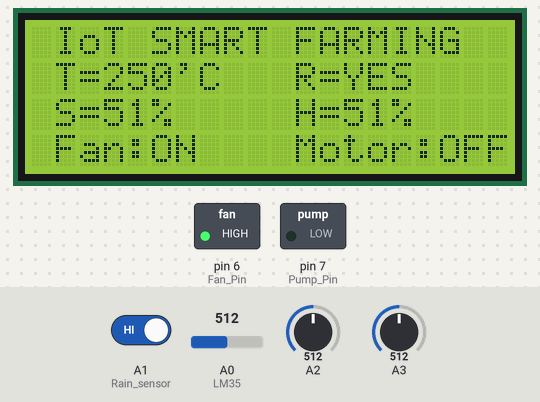
The sketch below on a simulated Arduino Uno, built with avr-gcc and run on an emulated ATmega328P. Shown: 20×4 character LCD, switched loads named in the sketch (green lamp = pin HIGH). Inputs (shaded band) come from the test bench; at power-on: A0 (LM35) = 512, A1 (Rain_sensor) HIGH, A2 = 512, A3 = 512.

Above: at 1.2 s.
1.3 s: A0 (LM35) set to 67
At 3.2 s:
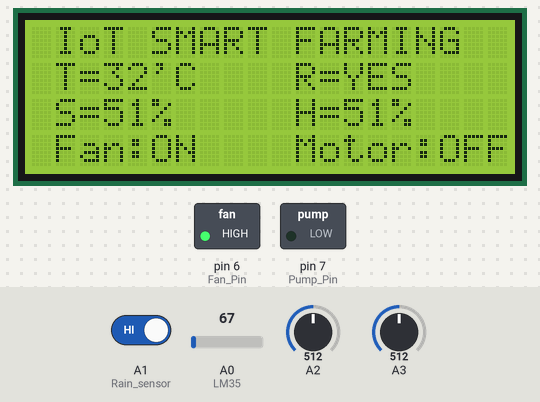
3.5 s: A0 (LM35) set to 60
At 4.4 s:
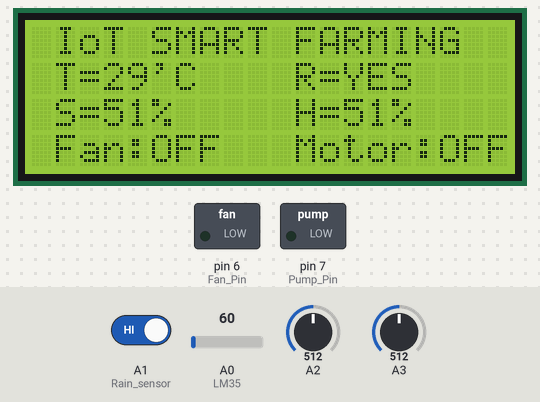
5.6 s: A1 (Rain_sensor) driven LOW
At 6.5 s:
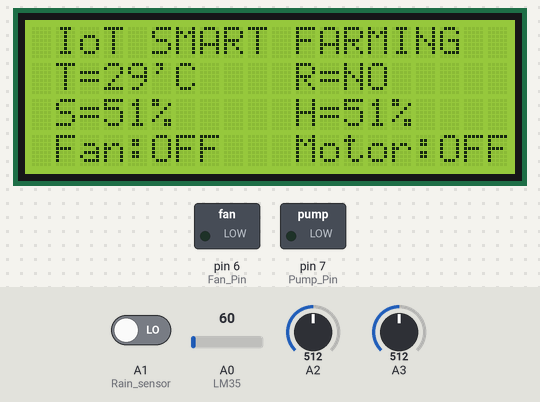
7.6 s: A2 set to 415
At 8.6 s:
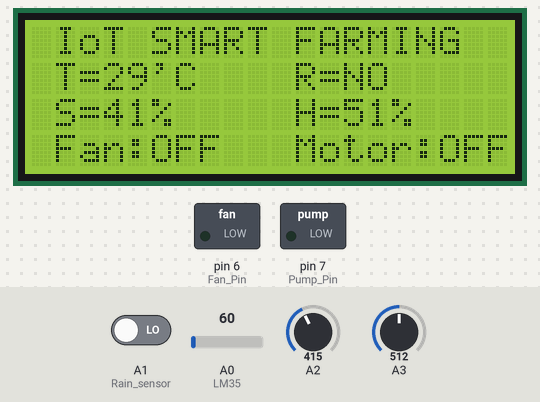
9.6 s: A2 set to 388
At 10.7 s:
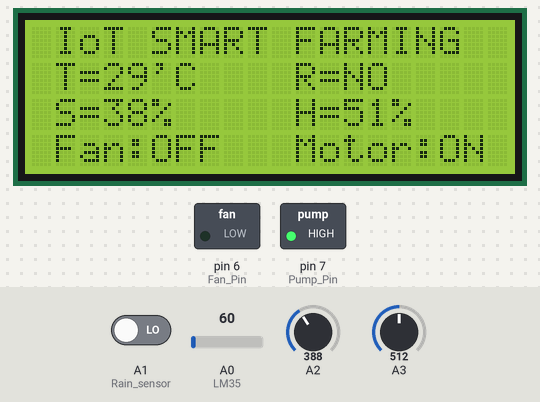
11.6 s: A0 (LM35) set to 122
At 12.8 s:
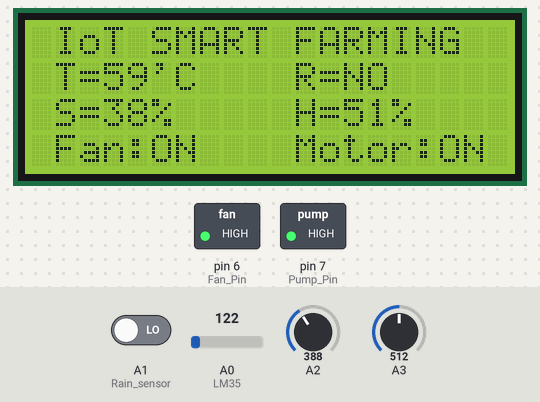
Timing chart, 0 to 14.6 s (numbered marks = the images above; inputs shaded):
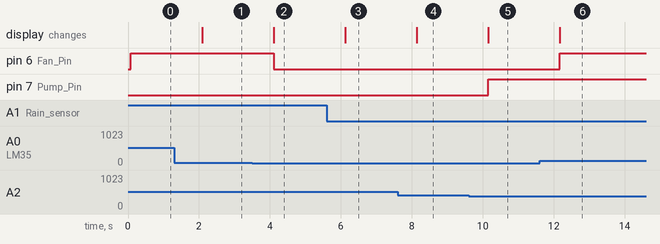

Measured:
- the behaviour switches between 64 and 63 on A0 (LM35) (found by bisection; images 1 and 2)
- the behaviour switches between 400 and 399 on A2 (found by bisection; images 4 and 5)
- after the input at 1.3 s, the display: changes after 0.79 s (image 1)
- after the input at 3.5 s, pin 6 (Fan_Pin): HIGH → LOW after 0.60 s; the display: changes after 0.61 s (image 2)
- after the input at 5.6 s, the display: changes after 0.52 s (image 3)
- after the input at 7.6 s, the display: changes after 0.54 s (image 4)
- after the input at 9.6 s, pin 7 (Pump_Pin): LOW → HIGH after 0.55 s; the display: changes after 0.55 s (image 5)
- after the input at 11.6 s, pin 6 (Fan_Pin): LOW → HIGH after 0.57 s; the display: changes after 0.57 s (image 6)

The sketch:

smart_farming.ino
```cpp
// Include the LCD library
#include <LiquidCrystal.h>

// Initialize the LCD with the appropriate pins
// LiquidCrystal lcd(rs, en, d4, d5, d6, d7);
LiquidCrystal lcd(13, 12, 11, 10, 9, 8);

// Define pins for fan and pump
const int Fan_Pin = 6;
const int Pump_Pin = 7;

void setup() {
  // Set up the LCD's number of columns and rows
  lcd.begin(20, 4);
  lcd.setCursor(0, 0);
  lcd.print(" IoT SMART FARMING ");

  // Define output pins
  pinMode(Fan_Pin, OUTPUT);
  pinMode(Pump_Pin, OUTPUT);

  // Define input pins
  pinMode(A1, INPUT); // Rain sensor
}

void loop() {
  // ----------------------------
  // 1. Temperature Sensing
  int tempReading = analogRead(A0);  // Read analog value from LM35
  float mV = (tempReading / 1023.0) * 5000; // Convert to millivolts
  int Temp = mV / 10;  // Convert to Celsius
  lcd.setCursor(0, 1);
  lcd.print(" T=");
  lcd.print(Temp);
  lcd.print("'C  ");

  // ----------------------------
  // 2. Rain Detection
  int rain = digitalRead(A1);
  if (rain == 0) {
    lcd.setCursor(10, 1);
    lcd.print(" R=NO ");
  } else {
    lcd.setCursor(10, 1);
    lcd.print(" R=YES");
  }

  // ----------------------------
  // 3. Soil Moisture Sensing
  int soilReading = analogRead(A2);
  int soilMoisture = soilReading / 10;  // Convert to percentage
  lcd.setCursor(0, 2);
  lcd.print(" S=");
  lcd.print(soilMoisture);
  lcd.print("%  ");

  // ----------------------------
  // 4. Humidity Sensing
  int humidityReading = analogRead(A3);
  int humidity = humidityReading / 10;  // Convert to percentage
  lcd.setCursor(10, 2);
  lcd.print(" H=");
  lcd.print(humidity);
  lcd.print("%  ");

  // ----------------------------
  // 5. Control Logic
  // Fan Control (Temp > 30°C)
  if (Temp > 30) {
    digitalWrite(Fan_Pin, HIGH);
    lcd.setCursor(0, 3);
    lcd.print(" Fan:ON  ");
  } else {
    digitalWrite(Fan_Pin, LOW);
    lcd.setCursor(0, 3);
    lcd.print(" Fan:OFF ");
  }

  // Pump Control (Soil Moisture < 40% and No Rain)
  if (soilMoisture < 40 && rain == 0) {
    digitalWrite(Pump_Pin, HIGH);
    lcd.setCursor(10, 3);
    lcd.print(" Motor:ON ");
  } else {
    digitalWrite(Pump_Pin, LOW);
    lcd.setCursor(10, 3);
    lcd.print(" Motor:OFF");
  }

  delay(1000);  // Small delay for stability
}
```
